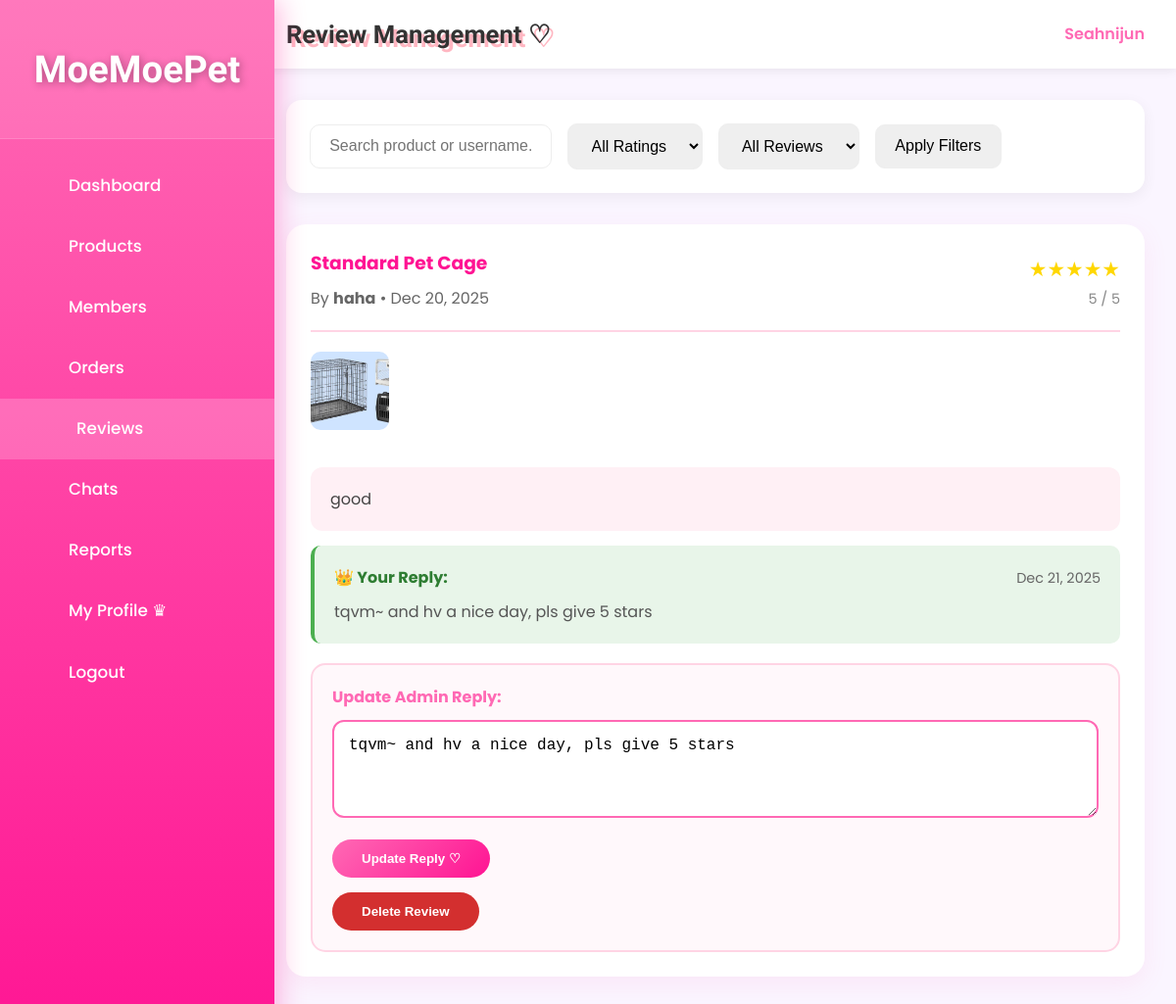
Page /admin/review_list.php (signed in) on the earlier database version.
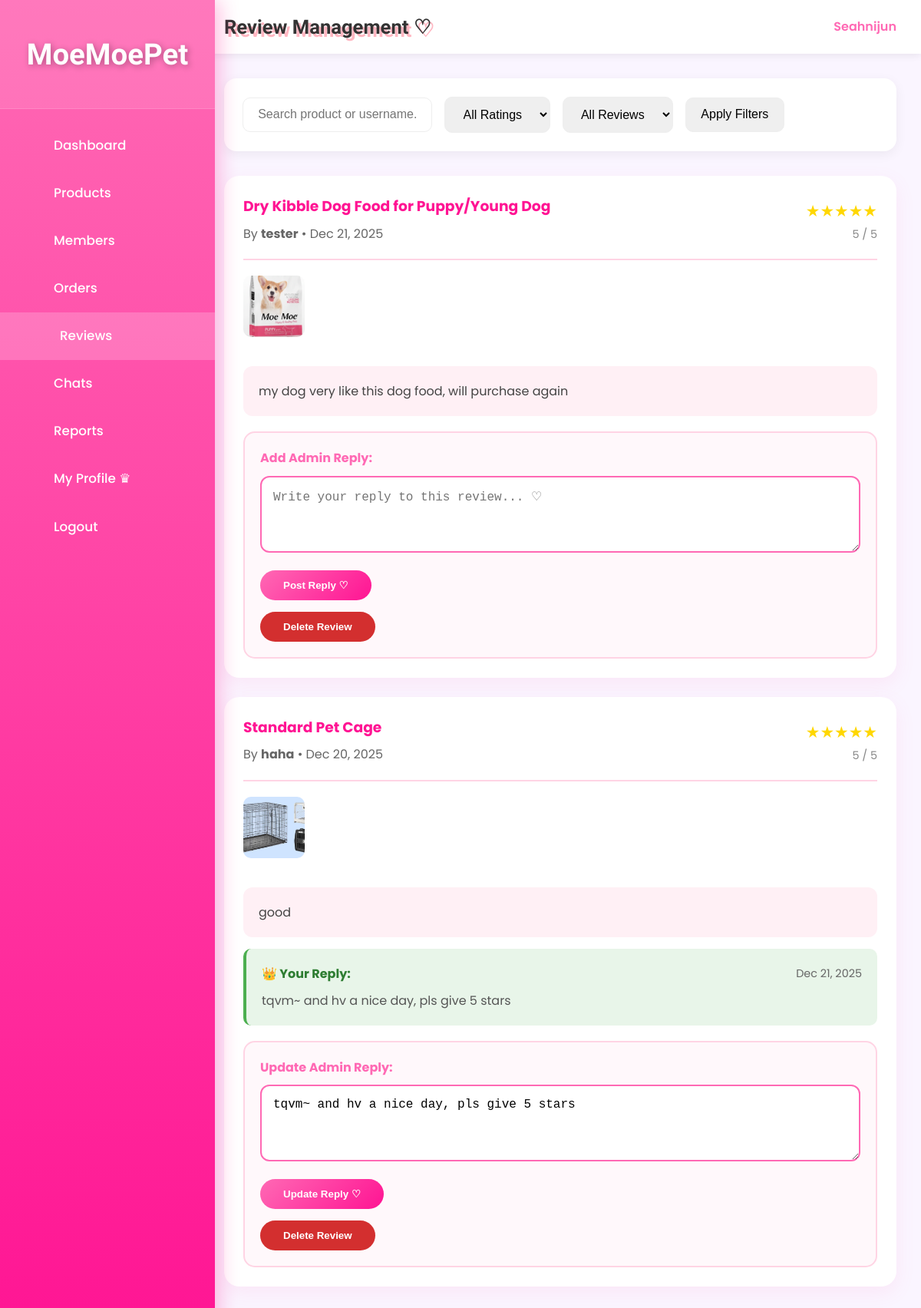
Same page on the later database version.
### tables this page shows
CREATE TABLE `product_reviews` (
  `review_id` int(11) NOT NULL,
  `product_id` int(11) NOT NULL,
  `user_id` int(11) NOT NULL,
  `order_id` int(11) NOT NULL,
  `rating` tinyint(1) NOT NULL CHECK (`rating` >= 1 and `rating` <= 5),
  `review_text` text DEFAULT NULL,
  `review_date` datetime NOT NULL DEFAULT current_timestamp(),
  `updated_at` datetime DEFAULT NULL ON UPDATE current_timestamp(),
  `is_verified_purchase` tinyint(1) DEFAULT 1,
  `admin_reply` text DEFAULT NULL,
  `admin_reply_date` datetime DEFAULT NULL
);

CREATE TABLE `product` (
  `product_id` int(11) NOT NULL,
  `product_code` varchar(20) NOT NULL,
  `product_name` varchar(200) NOT NULL,
  `description` text DEFAULT NULL,
  `price` decimal(10,2) NOT NULL,
  `stock_quantity` int(11) DEFAULT 0,
  `category_id` int(11) NOT NULL,
  `is_active` tinyint(1) DEFAULT 1,
  `created_at` datetime DEFAULT current_timestamp(),
  `updated_at` datetime DEFAULT current_timestamp() ON UPDATE current_timestamp(),
  `photo_name` varchar(255) NOT NULL,
  `average_rating` decimal(3,2) DEFAULT 0.00,
  `review_count` int(11) DEFAULT 0
);

CREATE TABLE `users` (
  `id` int(11) NOT NULL,
  `username` varchar(50) NOT NULL,
  `email` varchar(100) NOT NULL,
  `phone` varchar(20) NOT NULL,
  `home_address` varchar(255) NOT NULL,
  `password` varchar(255) NOT NULL,
  `reset_token` varchar(255) DEFAULT NULL,
  `reset_token_expiry` datetime DEFAULT NULL,
  `role` enum('member','admin') NOT NULL DEFAULT 'member',
  `created_at` datetime DEFAULT current_timestamp(),
  `profile_pic` varchar(255) DEFAULT NULL,
  `locked` tinyint(1) DEFAULT 0,
  `lock_reason` varchar(255) DEFAULT NULL,
  `locked_at` datetime DEFAULT NULL
);

### _base.php (called while the page is built, shortened)
<?php
function encode($value) {
    return htmlentities($value);
}
?>

### admin/review_list.php (the view, shortened to what the changed rows need)
<?php
require '../_base.php';
$page = max(1, (int)($_GET['page'] ?? 1));
$limit = 10;
$offset = ($page - 1) * $limit;
$where = 'WHERE 1=1';
$params = [];
$sql = "
    SELECT r.*, p.product_name, p.photo_name, u.username
    FROM product_reviews r
    JOIN product p ON r.product_id = p.product_id
    JOIN users u ON r.user_id = u.id
    $where
    ORDER BY r.review_date DESC
    LIMIT $limit OFFSET $offset
";
$stmt = $_db->prepare($sql);
$stmt->execute($params);
$reviews = $stmt->fetchAll();
?>
<!DOCTYPE html>
<html lang="en">
<head>
    <link rel="stylesheet" href="/css/app.css">
</head>
<body>
<div class="admin-layout">
    <aside class="admin-sidebar">
        <div class="logo"><h2>MoeMoePet</h2></div>
    </aside>
    <main class="admin-main">
        <header class="admin-header">
            <h1>Review Management ♡</h1>
        </header>
        <div style="margin-top: 30px;">
            <?php if (empty($reviews)): ?>
                <div style="text-align: center; padding: 80px; color: #999;">
                    <div style="font-size: 5rem; margin-bottom: 20px;">💭</div>
                    <p style="font-size: 1.3rem;">No reviews found~</p>
                </div>
            <?php else: ?>
                <?php foreach ($reviews as $review): ?>
                <div class="review-card">
                    <div class="review-header">
                        <div>
                            <h3 style="color: #ff1493; margin: 0 0 8px 0;"><?= encode($review->product_name) ?></h3>
                            <p style="margin: 5px 0; color: #666;">
                                By <strong><?= encode($review->username) ?></strong> •
                                <?= date('M d, Y', strtotime($review->review_date)) ?>
                            </p>
                        </div>
                        <div style="text-align: right;">
                            <div class="stars">
                                <?php for ($i = 0; $i < $review->rating; $i++) echo '★'; ?>
                            </div>
                            <span style="color: #888; font-size: 0.9rem;">
                                <?= $review->rating ?> / 5
                            </span>
                        </div>
                    </div>
                    <?php if ($review->photo_name): ?>
                        <img src="/admin/uploads/products/<?= encode($review->photo_name) ?>"
                             style="width: 80px; height: 80px; object-fit: cover; border-radius: 10px; margin-bottom: 15px;">
                    <?php endif; ?>
                    <?php if ($review->review_text): ?>
                        <div style="background: #fff0f5; padding: 20px; border-radius: 12px; margin: 15px 0; line-height: 1.6;">
                            <?= nl2br(encode($review->review_text)) ?>
                        </div>
                    <?php else: ?>
                        <p style="color: #999; font-style: italic;">No review text provided</p>
                    <?php endif; ?>
                    <?php if ($review->admin_reply): ?>
                        <div class="admin-reply-box">
                            <div style="display: flex; justify-content: space-between; align-items: center; margin-bottom: 10px;">
                                <strong style="color: #2e7d32;">👑 Your Reply:</strong>
                                <span style="color: #666; font-size: 0.9rem;">
                                    <?= date('M d, Y', strtotime($review->admin_reply_date)) ?>
                                </span>
                            </div>
                            <p style="margin: 0; color: #555; line-height: 1.5;">
                                <?= nl2br(encode($review->admin_reply)) ?>
                            </p>
                        </div>
                    <?php endif; ?>
                    <div class="reply-form">
                        <form method="post">
                            <label style="display: block; font-weight: bold; color: #ff69b4; margin-bottom: 10px;">
                                <?= $review->admin_reply ? 'Update' : 'Add' ?> Admin Reply:
                            </label>
                            <textarea name="admin_reply" placeholder="Write your reply to this review... ♡"><?= encode($review->admin_reply ?? '') ?></textarea>
                            <div style="margin-top: 15px;">
                                <button type="submit"
                                    style="padding: 12px 30px; background: linear-gradient(135deg, #ff69b4, #ff1493); color: white; border: none; border-radius: 25px; font-weight: bold; cursor: pointer;">
                                <?= $review->admin_reply ? 'Update Reply' : 'Post Reply' ?> ♡
                                </button>
                            </div>
                        </form>
                        <form method="post" style="margin-top: 15px;"
                                onsubmit="return confirm('Delete this review permanently? This cannot be undone!');">
                            <button type="submit"
                                    style="padding: 12px 30px; background: #d32f2f; color: white; border: none; border-radius: 25px; font-weight: bold; cursor: pointer;">
                                Delete Review
                            </button>
                        </form>
                    </div>
                </div>
                <?php endforeach; ?>
            <?php endif; ?>
        </div>
    </main>
</div>
</body>
</html>

Differences in the rows shown:
added product_reviews: product.product_name "Dry Kibble Dog Food for Puppy/Young Dog", user.username "tester", review_date "Dec 21, 2025", rating "5", product.photo_name (picture), review_text "my dog very like this dog food, will purchase again", shows "Add", shows "Post Reply"
